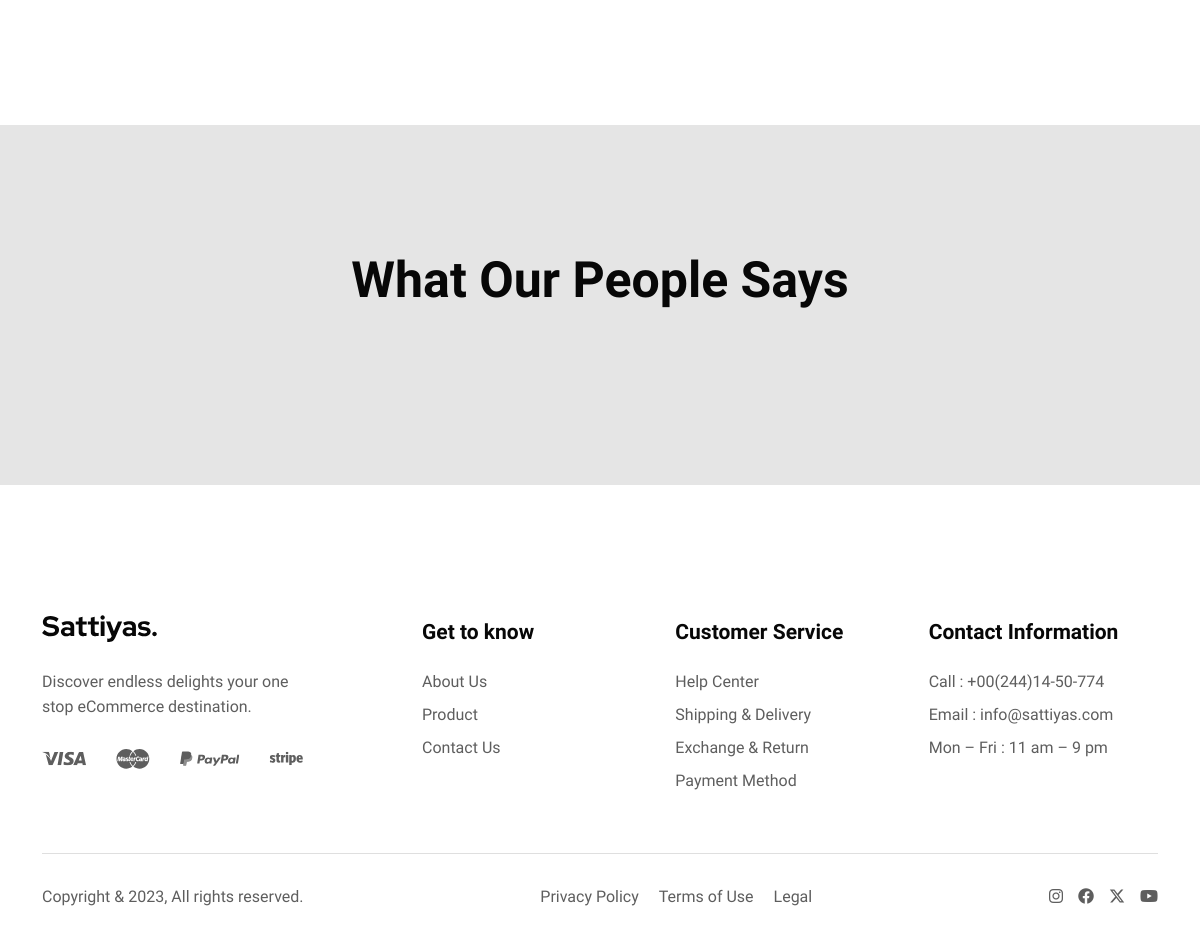
Page /about/ (lower part) on the earlier database version.
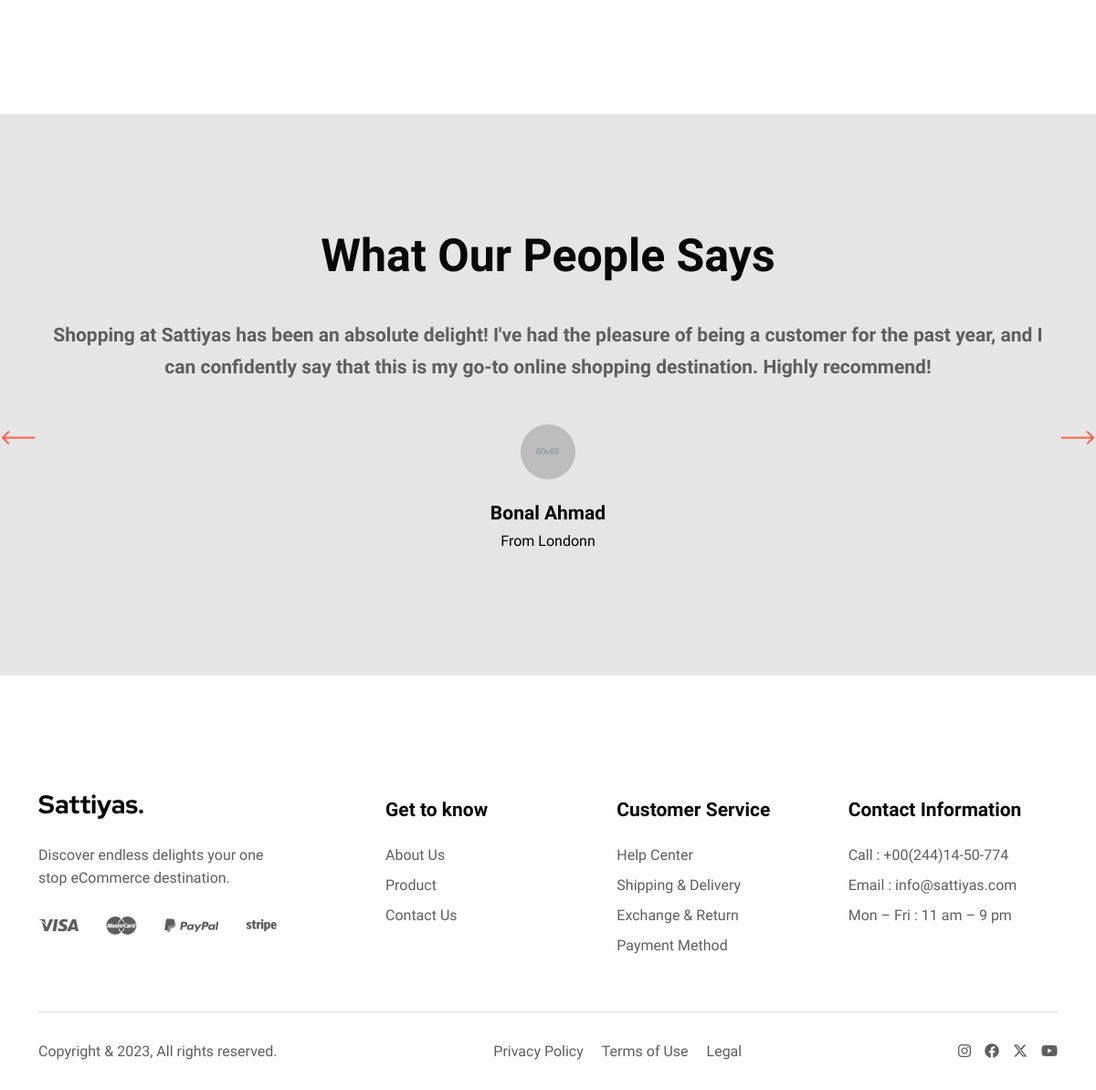
Same page on the later database version.
### main/models.py (models this page shows)
class Comment(models.Model):
    text = models.TextField(blank=True, null=True, verbose_name='Коментарий')
    image = models.ImageField(upload_to='comment_user_images', blank=True, null=True, verbose_name='Фото')
    name = models.CharField(max_length=150, unique=True, verbose_name='Пользователь')
    city = models.CharField(max_length=150, unique=False, blank=True, null=True, verbose_name='Город')
    class Meta:
        db_table = 'comment'
        verbose_name = 'комментарий'
        verbose_name_plural = 'Комментарии'
    def __str__(self):
        return self.name

### main/views.py (the view)
# urls.py: path('about/', views.about, name='about'),
def about(request):
    coments = Comment.objects.all()
    print(coments)
    context = {
        "coments":coments,
    }
    return render(request, 'main/about.html', context)

### main/templates/main/about.html (shortened to what this page needs)
{% extends "main/base.html" %}
{% load static %}
{% block content_one %}
  <section>
    <div class="cs_height_140 cs_height_lg_80"></div>
  </section>
<section class="cs_gray_bg">
  <div class="cs_height_120 cs_height_lg_70"></div>
  <div class="container">
    <h2 class="cs_section_title cs_fs_50 cs_bold mb-0 text-center">What Our People Says</h2>
  </div>
  <div class="cs_height_35 cs_height_lg_30"></div>
  <div class="cs_slider position-relative">
    <div class="cs_slider_container" data-autoplay="0" data-loop="1" data-speed="600" data-center="0"
      data-slides-per-view="responsive" data-xs-slides="1" data-sm-slides="1" data-md-slides="1" data-lg-slides="1"
      data-add-slides="1">
      <div class="container">
        <div class="cs_slider_wrapper">
        {% for comments in coments %}
          <div class="slick_slide_in">
            <div class="cs_testimonial cs_style_1 text-center">
              <blockquote class="cs_testimonial_text cs_fs_21 cs_semibold">{{comments.text}}</blockquote>
              <div class="cs_testimonial_user">
                <div class="cs_avatar_thumb">
                  <img src={{comments.image.url}} alt="Avatar">
                </div>
                <h4 class="cs_avatar_title cs_fs_21 cs_semibold mb-0">{{comments.name}}</h4>
                <p class="cs_avatar_subtitle mb-0">{{comments.city}}n</p>
              </div>
            </div>
          </div>
        {% endfor %}
        </div>
      </div>
    </div>
    <div class="cs_slider_arrows cs_style_1 cs_hide_mobile">
      <div class="cs_left_arrow cs_slider_arrow cs_accent_color">
        <span>
        </span>
      </div>
      <div class="cs_right_arrow cs_slider_arrow cs_accent_color">
        <span>
        </span>
      </div>
    </div>
  </div>
  <div class="cs_height_135 cs_height_lg_80"></div>
</section>
{% endblock  %}

Differences in the rows shown:
added Comment: text "Shopping at Sattiyas has been an absolute delight! I've had the pleasure of being a customer for the past year, and I can confidently say that this is my go-to online shopping destination. Highly recommend!", image (placeholder picture), name "Bonal Ahmad", city "From London"
